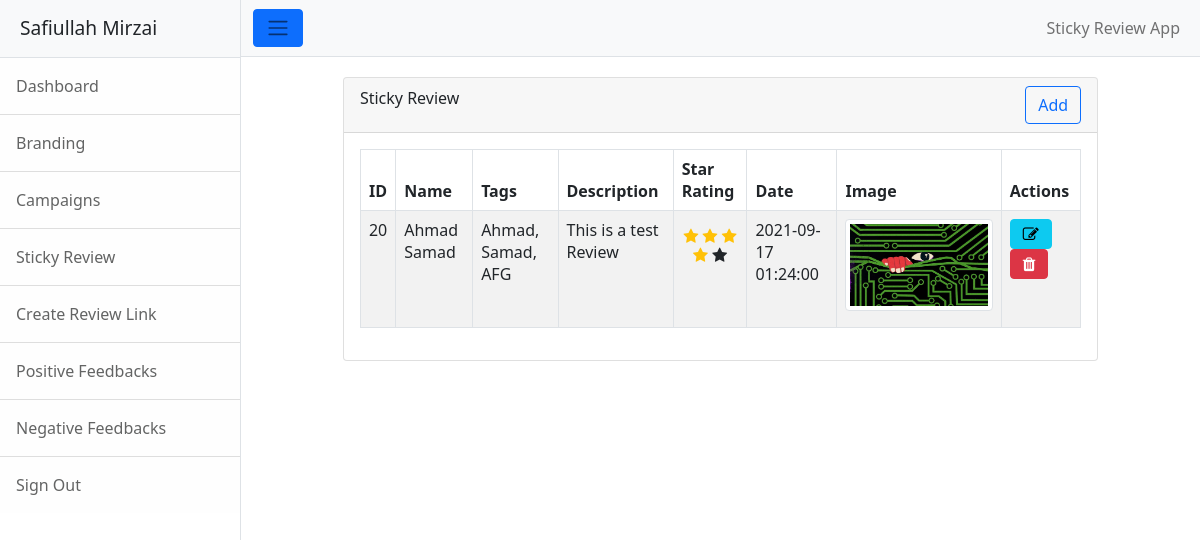
The app's page /reviews/index.php (signed in) with its own data.
### tables this page shows
CREATE TABLE `sticky_review` (
  `st_id` int(11) NOT NULL,
  `st_name` varchar(255) NOT NULL,
  `st_tags` varchar(255) NOT NULL,
  `st_desc` text NOT NULL,
  `st_stars` int(11) NOT NULL,
  `st_date` datetime NOT NULL DEFAULT current_timestamp() ON UPDATE current_timestamp(),
  `st_user` int(11) NOT NULL,
  `st_image` text NOT NULL
);

### Controllers/ReviewController.php (called while the page is built)
<?php
class ReviewController {
    function __construct($conn) {
        $this->conn = $conn;
    }
    public function index() {
        $data       =    array();
        $sql        =    "SELECT * FROM sticky_review where st_user=".$_SESSION['user_key']."";
        $result     =    $this->conn->query($sql);
        if($result->num_rows > 0) {
            $data        =   mysqli_fetch_all($result, MYSQLI_ASSOC);
        }
        return $data;
    }
}
?>

### reviews/index.php (the view, shortened to what this page needs)
<?php
require_once ('../includes/header.php');
	require_once '../includes/db.php';
	require_once '../Controllers/ReviewController.php';
	$db = new DBController();
	$conn = $db->connect();
	$dCtrl  =	new ReviewController($conn);
	$reviews = $dCtrl->index();
?>
    <div class="container">
        <div class="row justify-content-center" style="margin-top: 20px;">
            <div class="col-md-10">
                <div class="card">
                    <div class="card-header">Sticky Review
                        <button type="button" class="btn btn-outline-primary float-end" data-bs-toggle="modal" id="add_btn" data-bs-target="#staticBackdrop">
                            Add
                        </button>
                    </div>
                    <div class="card-body table-responsive">
                        <table class="table table-bordered table-hovered table-striped" id="productTable">
                            <thead>
                            <th>  ID </th>
                            <th>  Name </th>
                            <th> Tags </th>
                            <th> Description</th>
                            <th> Star Rating</th>
                            <th> Date</th>
                            <th> Image</th>
                            <th> Actions </th>
                            </thead>
                            <tbody>
                            <?php
                            foreach($reviews as $review) : ?>
                                <tr>
                                    <td id="b_id"> <?php echo $review['st_id']; ?> </td>
                                    <td> <?php echo $review['st_name']; ?> </td>
                                    <td> <?php echo $review['st_tags']; ?> </td>
                                    <td> <?php echo $review['st_desc']; ?> </td>
                                    <td>
                                        <h6 class="text-center mt-2 mb-4">
                                        <?php
                                        if($review['st_stars']==5)
                                            {
                                        echo'<i class="fa fa-star star-light submit_star mr-1 text-warning" id="submit_star_1" data-rating="1"></i>
                                            <i class="fa fa-star star-light submit_star mr-1 text-warning" id="submit_star_2" data-rating="2"></i>
                                            <i class="fa fa-star star-light submit_star mr-1 text-warning" id="submit_star_3" data-rating="3"></i>
                                            <i class="fa fa-star star-light submit_star mr-1 text-warning" id="submit_star_4" data-rating="4"></i>
                                            <i class="fa fa-star star-light submit_star mr-1 text-warning" id="submit_star_5" data-rating="5"></i>
                                        </h4>';
                                        }
                                        elseif($review['st_stars']==4)
                                        {
                                            echo'<i class="fa fa-star star-light submit_star mr-1 text-warning" id="submit_star_1" data-rating="1"></i>
                                            <i class="fa fa-star star-light submit_star mr-1 text-warning" id="submit_star_2" data-rating="2"></i>
                                            <i class="fa fa-star star-light submit_star mr-1 text-warning" id="submit_star_3" data-rating="3"></i>
                                            <i class="fa fa-star star-light submit_star mr-1 text-warning" id="submit_star_4" data-rating="4"></i>
                                            <i class="fa fa-star star-light submit_star mr-1" id="submit_star_5" data-rating="5"></i>
                                        </h6>';
                                        }
                                        ?>
                                        </td>
                                    <td> <?php echo $review['st_date']; ?> </td>
                                    <td><img src="uploads/<?php echo $review['st_image']; ?>" alt="" class="figure-img img-thumbnail">  </td>
                                    <td> <button  id="<?php echo $review['st_id'];?>" class="btn btn-info update"><i class="fa fa-edit"></i></button>
                                        <button  id="<?php echo $review['st_id'];?>"  class="btn btn-danger delete"><i class="fa fa-trash"></i></button>
                                    </td>
                                </tr>
                            <?php endforeach; ?>
                            </tbody>
                        </table>
                    </div>
                </div>
            </div>
        </div>
    </div>
<?php
require_once ('../includes/footer.php');
?>

### records on screen
sticky_review: st_id "20", st_name "Ahmad Samad", st_tags "Ahmad, Samad, AFG", st_desc "This is a test Review", st_stars 4 (drawn), st_date "2021-09-17 01:24:00", st_image (picture)

### other values on screen
$_SESSION['username'] "Safiullah Mirzai"
